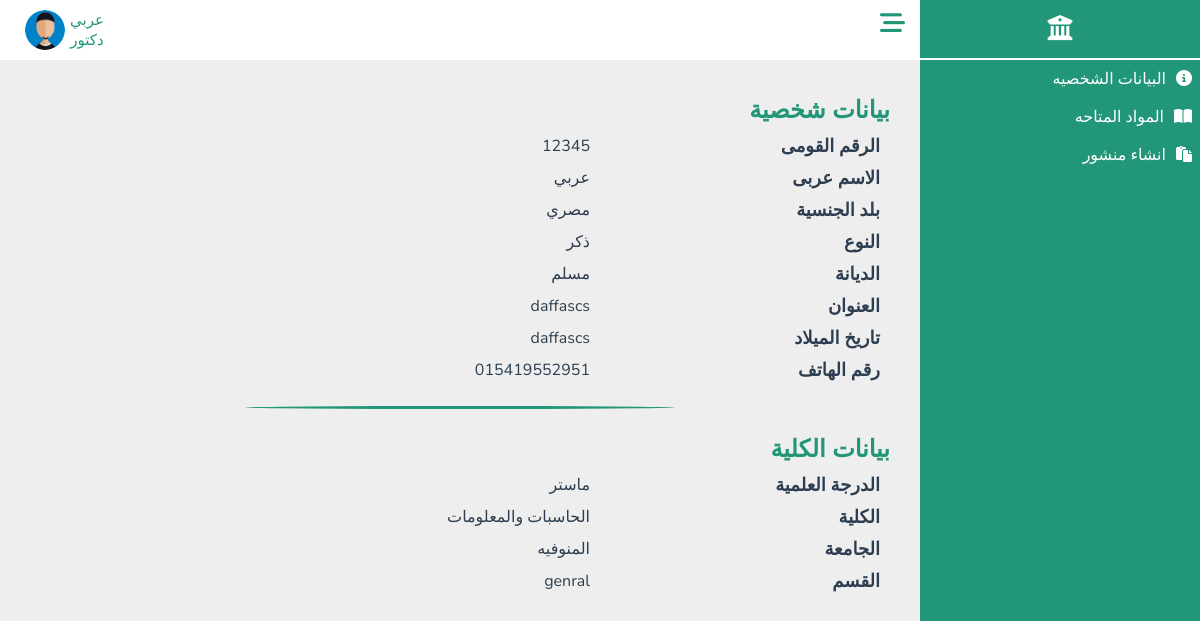
The page /Doctors/Doctor_info.php (signed in) on the database its author committed.
### tables this page shows
CREATE TABLE `doctor` (
  `Doctor_ID` bigint(30) NOT NULL,
  `Password` varchar(100) NOT NULL,
  `Image` varchar(100) NOT NULL DEFAULT 'profile.jpg',
  `Full_Name` varchar(100) DEFAULT NULL,
  `Job` varchar(100) NOT NULL DEFAULT 'دكتور',
  `Gender` varchar(100) DEFAULT NULL,
  `Nationality` varchar(100) DEFAULT 'مصري',
  `Religion` varchar(100) DEFAULT NULL,
  `Date_Birth` date DEFAULT NULL,
  `Address` varchar(100) DEFAULT NULL,
  `Phone_Number` varchar(30) DEFAULT NULL,
  `Degree` varchar(100) DEFAULT NULL,
  `University` varchar(100) DEFAULT 'المنوفيه',
  `Faculty` varchar(100) DEFAULT 'الحاسبات والمعلومات',
  `Department` varchar(100) DEFAULT NULL,
  `Email_Address` varchar(100) NOT NULL
);

### Doctors/Doctor_info.php (the view, shortened to what this page needs)
<?php
include_once("../DataBase/database.php");
if ($con) {
    $ID = $_SESSION['doctor_id'];
    $sql = $con->query("SELECT * FROM `doctor` WHERE Doctor_ID='$ID'");
    $data = $sql->fetch(PDO::FETCH_ASSOC);
}
?>
<html lang="en">
<head>
    <link rel="stylesheet" href="../CssCOmponent/all.min.css">
    <link rel="stylesheet" href="../CssComponent/Info.css">
    <link rel="stylesheet" href="../CssCOmponent/Dashboard.css">
</head>
<body>
    <?php include_once("../Components/Dashboard.php") ?>
    <section class="section">
        <?php include_once("../Components/NavBar.php"); ?>
        <div class="container ">
            <div class="personal_info">
                <h3>بيانات شخصية</h3>
                <ul>
                    <li>
                        <b>الرقم القومى</b>
                        <p id="Dr_ID"> <?php echo $data['Doctor_ID'] ?> </p>
                    </li>
                    <li>
                        <b>الاسم عربى</b>
                        <p id="Full_Name"><?php echo $data['Full_Name'] ?> </p>
                    </li>
                    <li>
                        <b>بلد الجنسية</b>
                        <p id="Nationality"><?php echo $data['Nationality'] ?></p>
                    </li>
                    <li>
                        <b>النوع</b>
                        <p id="Gender"><?php echo $data['Gender'] ?> </p>
                    </li>
                    <li>
                        <b>الديانة</b>
                        <p id="Religion"> <?php echo $data['Religion'] ?></p>
                    </li>
                    <li>
                        <b>العنوان</b>
                        <p id="Address"><?php echo $data['Address'] ?></p>
                    </li>
                    <li>
                        <b>تاريخ الميلاد</b>
                        <p id="Date_of_Birth"><?php echo $data['Address'] ?></p>
                    </li>
                    <li>
                        <b>رقم الهاتف</b>
                        <p id="Phone_Number"><?php echo $data['Phone_Number'] ?> </p>
                    </li>
                </ul>
            </div>
            <span class="line"></span>
            <div class="Faculty_info">
                <h3>بيانات الكلية</h3>
                <ul>
                    <li>
                        <b>الدرجة العلمية</b>
                        <p id="Degree"> <?php echo $data['Degree'] ?></p>
                    </li>
                    <li>
                        <b>الكلية</b>
                        <p id="Faculty"> <?php echo $data['Faculty'] ?></p>
                    </li>
                    <li>
                        <b>الجامعة</b>
                        <p id="University"><?php echo $data['University'] ?></p>
                    </li>
                    <li>
                        <b>القسم</b>
                        <p id="Department"><?php echo $data['Department'] ?></p>
                    </li>
                </ul>
            </div>
        </div>
    </section>
</body>
</html>

### Components/NavBar.php (shortened to what this page needs)
<?php
include_once("../DataBase/database.php");
if ($con) {
   if (isset($_SESSION['admin_id'])) {
      $admin_id = $_SESSION['admin_id'];
      $q = $con->query("SELECT * FROM `admin` WHERE Ad_ID='$admin_id'");
      $d = $q->fetch(PDO::FETCH_ASSOC);
      $imgPath = "../Admins/images/";
      $profile = "../Admins/Admin_Info.php";
   } elseif (isset($_SESSION['doctor_id'])) {
      $doctor_id = $_SESSION['doctor_id'];
      $q = $con->query("SELECT * FROM `doctor` WHERE Doctor_ID='$doctor_id'");
      $d = $q->fetch(PDO::FETCH_ASSOC);
      $imgPath = "../Doctors/images/";
   } elseif (isset($_SESSION['student_id'])) {
      $student_id = $_SESSION['student_id'];
      $q = $con->query("SELECT * FROM `student` WHERE St_ID='$student_id'");
      $d = $q->fetch(PDO::FETCH_ASSOC);
      $imgPath = "../Students/images/";
      $profile = "../Students/Student_info.php";
   }
   $full_name = $d['Full_Name'];
   $job = $d['Job'];
   $img = $imgPath . $d['Image'];
}
?>
<div class="nav-bar1">
    <div class="icon">
        <i class="fa-solid fa-bars-staggered"></i>
    </div>
    <div class="profile">
        <div class="user">
            <p class="username"><?php echo  $full_name ?></p>
            <p class="job"><?php echo $job ?></p>
        </div>
        <div class="img">
            <img src=<?php echo $img ?> alt="error" height="30px" width="30px">
        </div>
    </div>
</div>

### CssComponent/Info.css (style rules this page uses)
.container { width: 100%; padding: 30px; display: flex; flex-direction: column; }
.container h3 { line-height: 40px; color: var(--main-color); font-size: 24px; }
.container ul li { display: flex; color: var(--black-color); line-height: 32px; }
.container ul li b { padding-right: 10px; font-weight: 600; font-size: 18px; width: 300px; color: var(--light-blue); }
.container ul li p { font-weight: 400; font-size: 16px; width: 400px; }
.container .line { width: 50%; height: 3px; background: var(--main-color); display: block; border-radius: 50%; margin: 20px auto; }

### CssComponent/Dashboard.css (style rules this page uses)
:root { --main-color: #229678; --red-color: #e74c3c; --orangen-color: #f39c12; --white-color: #fff; --black-color: #2c3e50; --ligth-color: #888; --ligth-background: #eee; --main-border: 1pxsolid rgba(0, 0, 0, 0.2); --main-trantision: 0.2s linear; --linear: #229678; }
* { font-family: "Nunito", sans-serif; margin: 0; padding: 0; box-sizing: border-box; outline: none; border: none; text-decoration: none; direction: rtl !important; }
body { background-color: var(--ligth-background) !important; }
.nav-bar1 { height: 60px; width: 100%; background-color: white; display: flex; justify-content: space-between; z-index: 1000; text-align: center; position: sticky; top: 0; left: 0; }
.nav-bar1 .profile, .nav-bar1 .icon { height: 100%; padding: 10px 15px; }
.nav-bar1 .icon { line-height: 40px; font-size: 25px; cursor: pointer; }
.nav-bar1 .icon i { cursor: pointer; color: var(--main-color); }
.nav-bar1 .profile { display: inline-flex; margin-left: 10px; }
.nav-bar1 .profile .user { margin-left: 5px; }
.nav-bar1 .profile .user p { color: var(--main-color); margin: 0 !important; font-size: 15px; }
.img > img { height: 100%; width: 100%; border-radius: 50%; }
.section { padding-right: 280px; }

### rows shown on the page
doctor: Full_Name "عربي", Job "دكتور", Image (placeholder picture), Doctor_ID "12345", Nationality "مصري", Gender "ذكر", Religion "مسلم", Address "daffascs", Phone_Number "015419552951", Degree "ماستر", Faculty "الحاسبات والمعلومات", University "المنوفيه", Department "genral"
